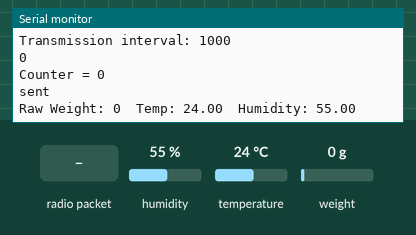
A sketch run on a simulated ESP32. On the bench: the last lines printed to the serial monitor. Inputs (shaded band) come from the test bench; at power-on: humidity 55 %, weight on the scale 0 g, temperature 24 °C. EEPROM starts erased; no radio packets arrive unless stated.

Above: at 4.2 s.
4.3 s: radio packet "4" arrives
At 5.7 s:
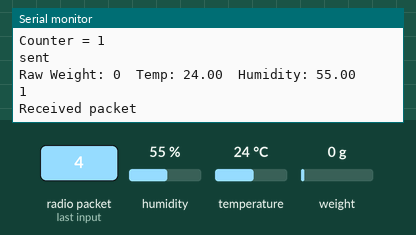
7.9 s: humidity set to 22 %
At 8.98 s:
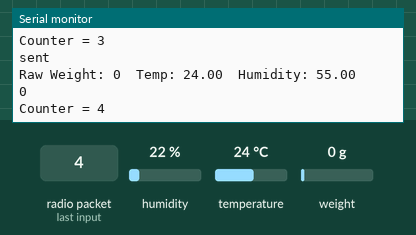
9.4 s: weight on the scale set to 100 g
At 10.7 s:
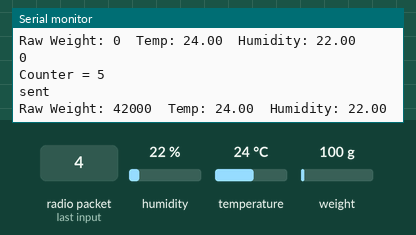
10.9 s: temperature set to 12 °C
At 12.2 s:
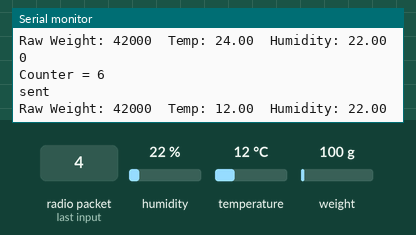
12.4 s: radio packet "5" arrives
At 13.2 s:
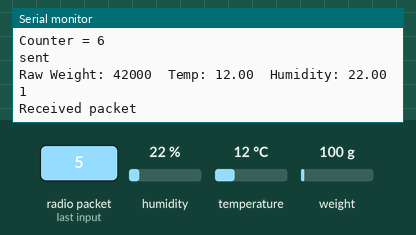
13.9 s: weight on the scale set to 1250 g
At 15.6 s:
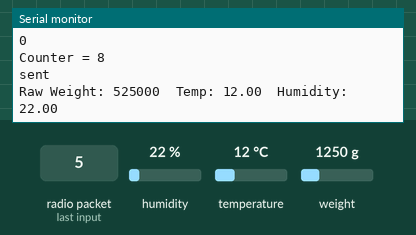
Timing chart, 0 to 16.4 s (numbered marks = the images above; inputs shaded):
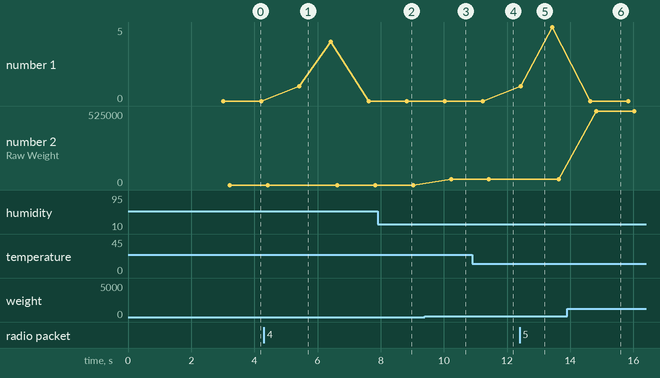

The sketch:

LoRa_Sender_WS_Master.ino
```cpp
/********
  Rui Santos
  Complete project details at https://RandomNerdTutorials.com/ttgo-lora32-sx1276-arduino-ide/
*********/
#include <Preferences.h>

//Libraries for LoRa
#include <SPI.h>
#include <LoRa.h>

//Libraries for OLED Display
#include <Wire.h>
#include <Adafruit_GFX.h>
#include <Adafruit_SSD1306.h>

//Libraries for sensors
#include <HX711.h>
#include <Adafruit_Si7021.h>

//define the pins used by the LoRa transceiver module
#define SCK 5
#define MISO 19
#define MOSI 27
#define SS 18
#define RST 14
#define DIO0 26

//Define LoRa Band
//433E6 for Asia
//866E6 for Europe
//915E6 for North America
#define BAND 915E6

//Define HX711 Pins
#define HX711_DOUT 12
#define HX711_SCK 13
#define PWR_TRST 17

//Lora Data
String loraData;

//packet counter
int counter = 0;

//transmission interval delay
int intervalDelay = 1000;

//Raw scale value
long scaleRaw;

//Initialize HX711
HX711 scale;

//Initialize si7021
Adafruit_Si7021 si7021 = Adafruit_Si7021();

Preferences preferences;

void(* resetFunc) (void) = 0; //declare reset function @ address 0

void setup()
{
  //initialize Serial Monitor
  Serial.begin(115200);
  while (!Serial);

  Serial.println("LoRa Hx711/si7021 Sender Test");

  //begin Lora
  SPI.begin(SCK, MISO, MOSI, SS); //SPI LoRa pins
  LoRa.setPins(SS, RST, DIO0); //setup LoRa transceiver module
  if (!LoRa.begin(BAND)) //check if lora started
  {
    Serial.println("Starting LoRa failed!");
  }
  else
  {
    Serial.println("LoRa Initializing OK!");//announce lora started ok
  }
  delay(1000);

  //begin hX711
  scale.begin(HX711_DOUT, HX711_SCK);

  //power HX711
  pinMode(PWR_TRST, OUTPUT);
  digitalWrite(PWR_TRST, HIGH);

  if (!scale.is_ready())//check if hx711 started
  {
    Serial.println("Starting Hx711 failed!");
  }
  else
  {
    Serial.println("HX711 Initializing OK!");
  }
  delay(1000);

  //begin si7021
  if (!si7021.begin())//check if si7021 started
  {
    Serial.println("Starting Si7021 failed!");
  }
  else
  {
    Serial.println("si7021 Initializing OK!");
  }
  delay(1000);

  readPersistent();
}

void loop()
{
  int packetSize = LoRa.parsePacket();
  Serial.println(packetSize);
  if (packetSize)
  {
    readLoraPacket();
  }
  Serial.println();
  Serial.print("Counter = ");
  Serial.println(counter);
  sendLoraPacket(getRawWht(), getTemp(), getHumx(), counter);
  counter++;
  delay(intervalDelay);
}

float getTemp()
{
  //  Serial.println("In temp func");
  float temp = si7021.readTemperature();
  return temp;
}

float getHumx()
{
  //  Serial.println("In humx func");
  float humx = si7021.readHumidity();
  return humx;
}

long getRawWht()
{
  //  Serial.println("In raw weight func");
  long scaleRaw = scale.read();
  return scaleRaw;
}

void sendLoraPacket (long rawWht, float temp, float humx, int counter)
{
  //Serial.println("In LoRa Func");
  //  Serial.print("Sending packet: ");

  LoRa.beginPacket();
  LoRa.print(rawWht);
  LoRa.print("/");
  LoRa.print(temp);
  LoRa.print("/");
  LoRa.print(humx);
  LoRa.print("/");
  LoRa.print(counter);
  LoRa.endPacket();

  LoRa.receive();

  Serial.println("sent");
  Serial.print("Raw Weight: ");
  Serial.print(rawWht);
  Serial.print("\tTemp: ");
  Serial.print(temp);
  Serial.print("\tHumidity: ");
  Serial.println(humx);
}

void readLoraPacket()
{
  //received a packet
  Serial.print("Received packet ");

  //read packet
  while (LoRa.available())
  {
    loraData = LoRa.readString();
    Serial.println(loraData);
  }

  int rssi = LoRa.packetRssi();
  Serial.print("with RSSI ");
  Serial.println(rssi);

  if (loraData == String("hive reset"))
  {
    resetFunc();
  }

  if (loraData.indexOf('~') != -1)
  {
    Serial.println("In set function");
    int stringLength = loraData.length() + 1;
    char strBuffer[stringLength] = "";
    loraData.toCharArray(strBuffer, stringLength);
    int operation = atoi(strtok(strBuffer, "\"~"));
    int value = atoi(strtok(NULL, "~"));

    if (operation == 4)
    {
      intervalDelay = value * 1000;
      writePersistent();
      Serial.println(intervalDelay);
      Serial.println("==> delay interval written");
    }
  }
}

void writePersistent()
{
  preferences.begin("persistent", false);
  preferences.putUInt("intervalDelay", intervalDelay);
  preferences.end();
}

void readPersistent()
{
  preferences.begin("persistent", false);
  intervalDelay = preferences.getUInt("intervalDelay", 1000);
  Serial.print("Transmission interval: ");
  Serial.println(intervalDelay);
  preferences.end();
}
```

Measured:
- after the input at 4.3 s, the serial monitor: prints a new line after 1.1 s (image 1)
- after the input at 9.4 s, the serial monitor: prints a new line after 0.83 s (image 3)
- after the input at 10.9 s, the serial monitor: prints a new line after 0.53 s (image 4)
- after the input at 12.4 s, the serial monitor: prints a new line at once (image 5)
- after the input at 13.9 s, the serial monitor: prints a new line after 0.93 s (image 6)
- plotted number 2: 0 → 42000 after the input at 9.4 s, 42000 → 525000 after the input at 13.9 s
